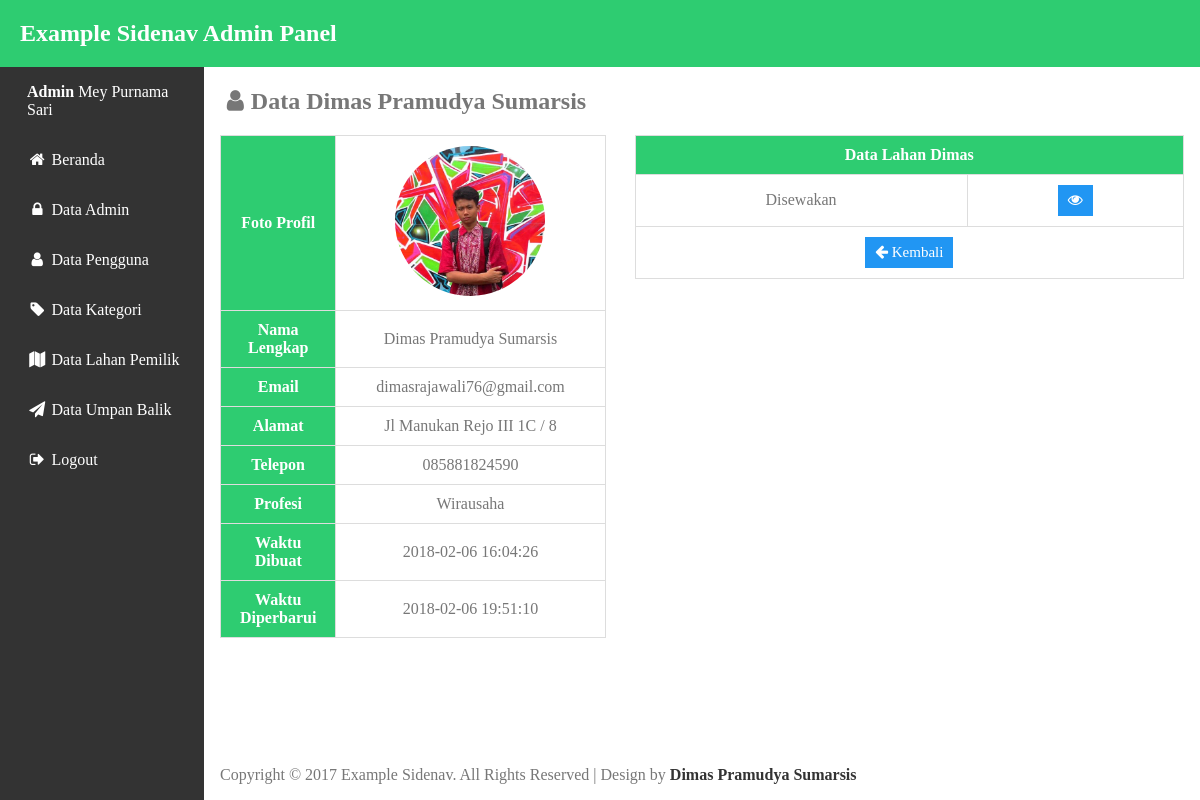
/adm/userView.php?id_user=41 (signed in), run on an earlier commit of the app's database.
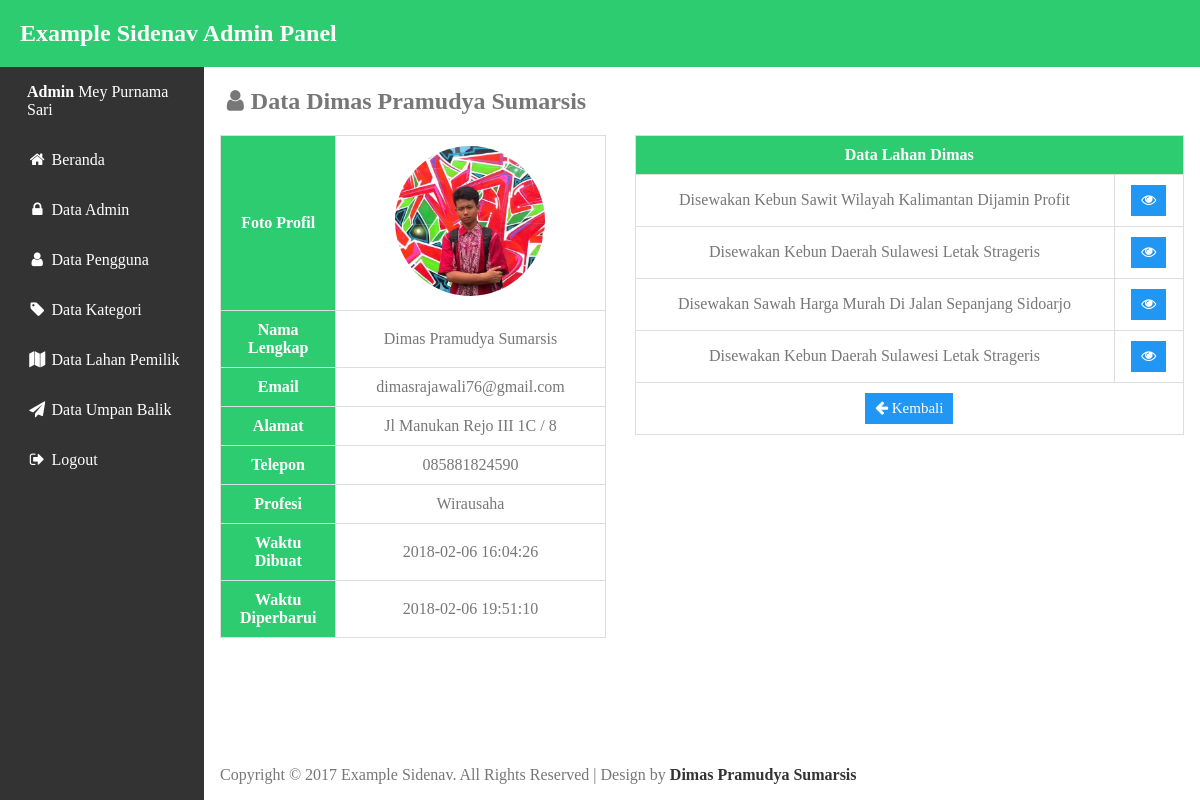
And on a later commit of the database.
### tables this page shows
CREATE TABLE `tb_lahan` (
  `id_lahan` int(11) NOT NULL,
  `id_user` int(11) NOT NULL,
  `id_kategori` int(11) NOT NULL,
  `judul` varchar(100) NOT NULL,
  `alamat_lahan` varchar(100) NOT NULL,
  `luas` varchar(7) NOT NULL,
  `sertifikasi` varchar(60) NOT NULL,
  `deskripsi` text NOT NULL,
  `harga` int(11) NOT NULL,
  `kurun_sewa` varchar(10) NOT NULL,
  `status` varchar(20) NOT NULL,
  `fasilitas_irigasi` varchar(60) NOT NULL,
  `fasilitas_tanah` varchar(60) NOT NULL,
  `fasilitas_jalan` varchar(60) NOT NULL,
  `fasilitas_pemandangan` varchar(60) NOT NULL,
  `foto_lahan` varchar(255) NOT NULL,
  `fieldCreate_at` varchar(100) DEFAULT NULL,
  `fieldUpdate_at` varchar(100) DEFAULT NULL
);

### adm/userView.php (the view, shortened to what this page needs)
<?php
    require_once "db.php";
    require_once "Admin.php";
    if(isset($_GET["id_user"])){
        $user_id = $_GET['id_user'];
        $sql = "SELECT * FROM tb_user WHERE id_user =:id_user";
        $stmt = $db->prepare($sql);
        $stmt->execute([':id_user'=>$user_id]);
        $data = $stmt->fetch();
    }else{
      header("Location: AdminData.php");
    }
 ?>
<!DOCTYPE html>
<html>
<head>
<link rel="stylesheet" type="text/css" href="css/style.css">
<link rel="stylesheet" href="css/font-awesome.min.css">
</head>
<body>
<?php include "template/header.php"; ?>
<div class="wrapper">
  <div class="content">
    <h2><i class="fa fa-user fa-fw" aria-hidden="true"></i>Data  <?php echo $data['nama_depan'] . "&nbsp;" . $data['nama_belakang']; ?></h2>
      <table class="table-data">
        <tr><th class="data-column">Foto Profil</th><td><img src="../ui/images/<?php echo $data['foto'] ?>" width="150px" height="150px" style="border-radius: 100%;"></td></tr>
        <tr><th class="data-column">Nama Lengkap</th><td><?php echo $data['nama_depan'] . "&nbsp;" . $data['nama_belakang']; ?></td></tr>
        <tr><th>Email</th><td><?php echo $data['email']; ?></td></tr>
        <tr><th>Alamat</th><td><?php echo $data['alamat']; ?></td></tr>
        <tr><th>Telepon</th><td><?php echo $data['telepon']; ?></td></tr>
        <tr><th>Profesi</th><td><?php echo $data['profesi']; ?></td></tr>
        <tr><th>Waktu Dibuat</th><td><?php echo $data['create_at']; ?></td></tr>
        <tr><th>Waktu Diperbarui</th><td><?php echo $data['update_at']; ?></td></tr>
      </table>
      <table class="table-data-kanan">
        <tr><th colspan="3">Data Lahan <?php echo $data['nama_depan'] ?></th></tr>
        <?php
            $fieldSql = "SELECT * FROM tb_lahan INNER JOIN tb_user ON tb_lahan.id_user=tb_user.id_user";
            $fieldQuery = $db->prepare($fieldSql);
            $fieldQuery->execute();
            $fields = $fieldQuery->fetchAll();
        ?>
        <?php
           foreach ($fields as $field) {
           if($field['id_user'] == $_GET['id_user']){
        ?>
        <tr><td><?php echo $field['judul'] ?></td><td><a href="fieldView.php?id_lahan=<?php echo $field['id_lahan'] ?>" class="btn act info" title="Lihat"><i class="fa fa-eye"></i></a></td></tr>
        <?php
            }
          }
          ?>
          <tr><td colspan=2><a href="userData.php" class="btn act info" title="Kembali"><i class="fa fa-arrow-left"></i> Kembali</a></td></tr>
      </table>
<?php include "template/footer.php"; ?>
</div>
</body>
</html>

What changed in the data, as far as the page shows it:
removed tb_lahan: judul "Disewakan"
added tb_lahan: judul "Disewakan Kebun Sawit Wilayah Kalimantan Dijamin Profit"
added tb_lahan: judul "Disewakan Kebun Daerah Sulawesi Letak Strageris"
added tb_lahan: judul "Disewakan Sawah Harga Murah Di Jalan Sepanjang Sidoarjo"
added tb_lahan: judul "Disewakan Kebun Daerah Sulawesi Letak Strageris"
